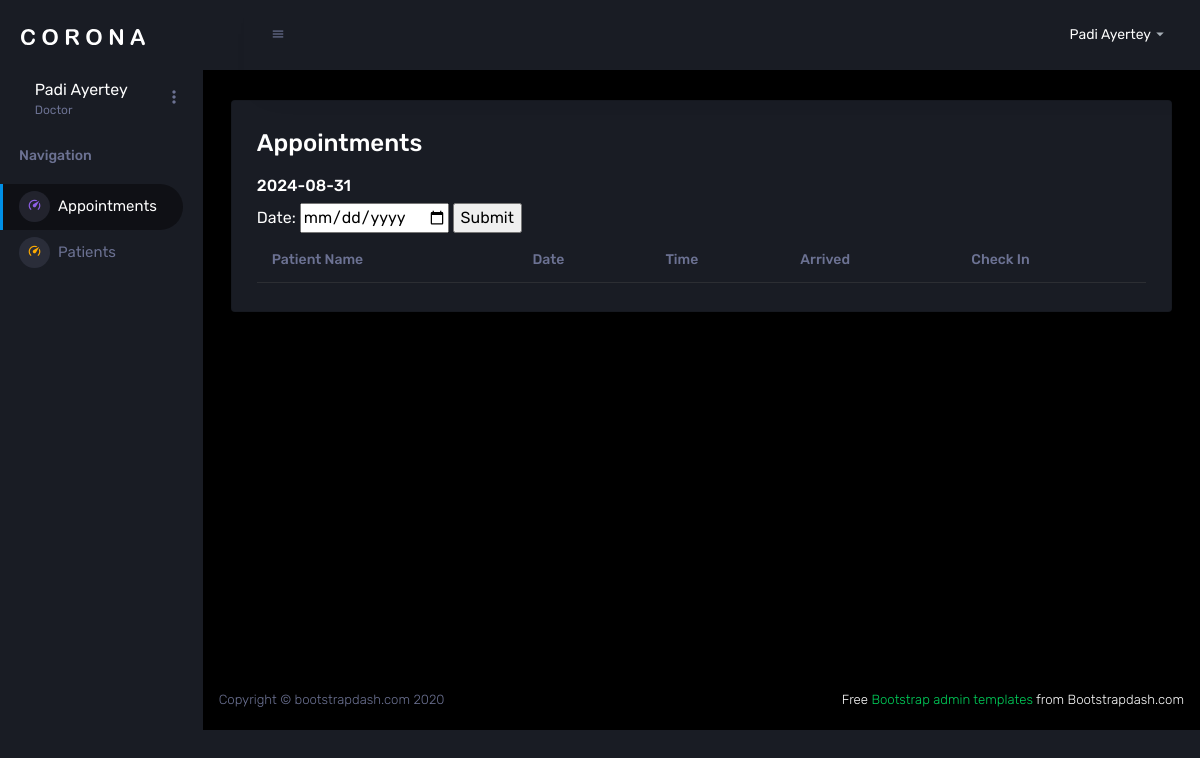
/pages/doc/docapps.php (signed in), run on an earlier commit of the app's database.
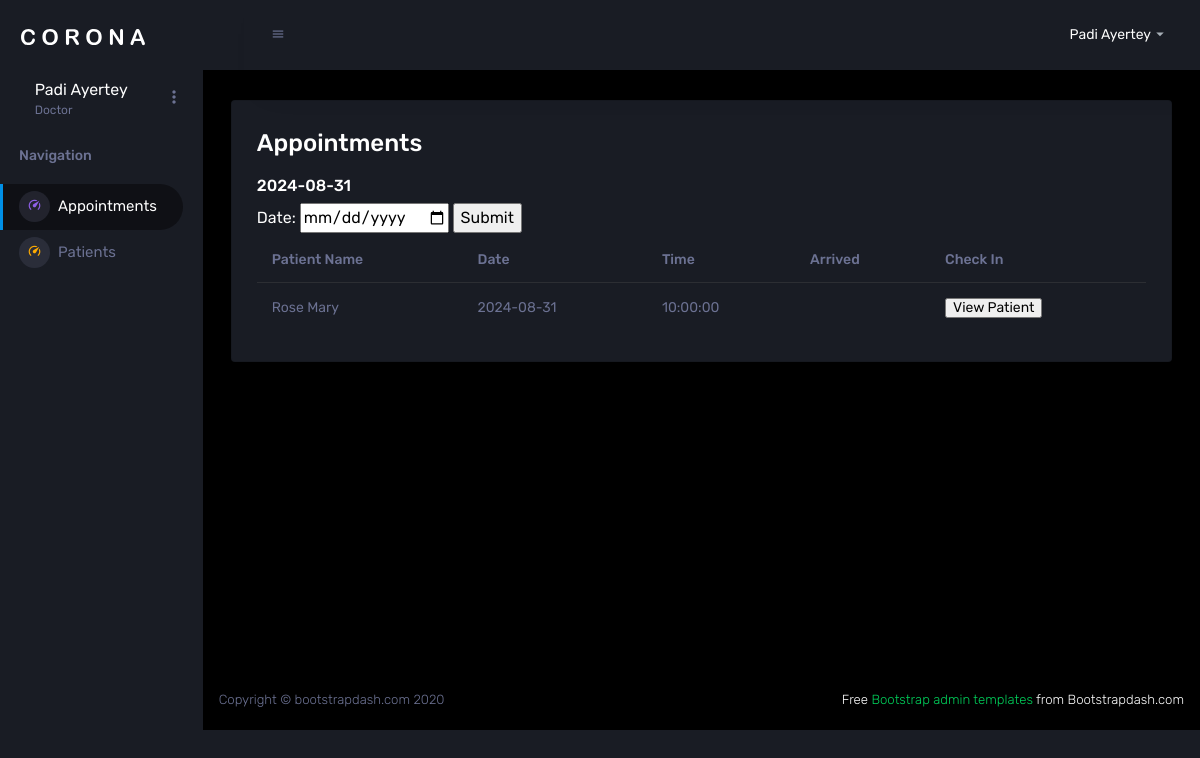
And on a later commit of the database.
### tables this page shows
CREATE TABLE `appointments` (
  `id` int(11) NOT NULL,
  `patient_id` int(11) NOT NULL,
  `doc_id` varchar(255) NOT NULL,
  `date` date NOT NULL,
  `time` time NOT NULL,
  `diagnosis` varchar(255) DEFAULT NULL,
  `type` enum('In-Patient','Consultation') NOT NULL,
  `check_in` datetime DEFAULT NULL,
  `check_out` datetime DEFAULT NULL,
  `patient_condition` varchar(255) NOT NULL,
  `resuscitation_status` enum('yes','no') NOT NULL,
  `diet` varchar(255) NOT NULL,
  `medical_history` text DEFAULT NULL
);

### pages/doc/docapps.php (the view, shortened to what the changed rows need)
<?php
require_once "../conn.php";
$date = date("Y-m-d");
?>
<!DOCTYPE html>
<html lang='en'>
  <head>
    <link rel='stylesheet' href='../../assets/vendors/mdi/css/materialdesignicons.min.css'>
    <link rel='stylesheet' href='../../assets/vendors/css/vendor.bundle.base.css'>
    <link rel='stylesheet' href='../../assets/css/style.css'>
  </head>
  <body>
  <div class='container-scroller'>
    <?php include '../nav.php';?>
  <div class='main-panel'>
        <div class='content-wrapper'>
            <div class='row '>
              <div class='col-12 grid-margin'>
                <div class='card'>
                  <div class='card-body'>
                    <div class='table-responsive'>
                    <?php
                        $sql = "SELECT appointments.id,concat(pr.Fname,' ',pr.LName) as 'Patient Name',appointments.date,appointments.time, appointments.check_in
                        FROM patient pr
                        join appointments on pr.pat_id = appointments.patient_id
                        where appointments.date = '$date' and doc_id = '".$_SESSION["user"][0]."' and check_out is null";
                        $result = $conn->query($sql);
                        ?>
                        <table class ='table'>
                        <thead>
                            <tr>
                            <th>Patient Name</th><th>Date</th><th>Time</th><th>Arrived</th><th>Check In</th></tr></
                        </thead>
                        <tbody>
                            <?php
                            if ($result){
                                if ($result->num_rows > 0) {
                                    while($row = $result->fetch_assoc()) {
                                        echo"<tr><td>".$row["Patient Name"]."</td><td>".$row["date"]."</td><td>".$row["time"]."</td><td>".$row["check_in"]."</td>
                                        <td><form action='docprocs.php' method='post'>
                                            <input type='hidden' name='id' value=".$row['id'].">
                                            <input type='submit' value='View Patient'>
                                        </form></td></tr>";
                                        }
                                    }
                                }
                            ?>
                        </tbody>
                        </table>
                    </div>
                  </div>
                </div>
              </div>
            </div>
          </div>
        </div>

### pages/nav.php (shortened to what the changed rows need)
<?php
  $nav=[];
  if(isset($_SESSION["user"])){
    if ($_SESSION["user"][1]=="Doctor") {
    $nav =[["../doc/docapps.php","Appointments"],
          ["../doc/docpatients.php","Patients"]];
  }
  }else{
    echo "Test";
    header("Location: ../index.php");
  }
?>
<!DOCTYPE html>
<html lang="en">
<head>
<head>
    <link rel="stylesheet" href="../../assets/vendors/mdi/css/materialdesignicons.min.css">
    <link rel="stylesheet" href="../../assets/vendors/css/vendor.bundle.base.css">
    <link rel="stylesheet" href="../../assets/css/style.css">
</head>
<body>
  <nav class="sidebar sidebar-offcanvas" id="sidebar">
    <ul class="nav">
      <?php
    for ($i=0; $i < count($nav); $i++) {
      echo "
      <li class='nav-item menu-items'>
        <a class='nav-link' href='".$nav[$i][0]."'>
          <span class='menu-icon'>
            <i class='mdi mdi-speedometer'></i>
          </span>
          <span class='menu-title'>".$nav[$i][1]."</span>
        </a>
      </li>";
    }
  ?>
  </nav>
</body>
</html>

What changed in the data, as far as the page shows it:
added appointments: Patient "Rose Mary", date "2024-08-31", time "10:00:00"
